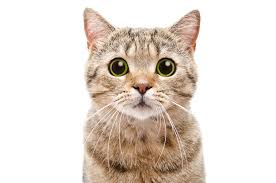
#> input picture images/cat.jpg, 276 x 183 px
$ python main.py -img images/cat.jpg
#> lines starting #> are read from the running program, lines starting #| are printed output that depends on the picture; after the words box and inside, x2 and y2 are one past the last pixel; in counts of white or black regions, pixels touching at a corner belong together
#> further down, image is the input picture: shape (183, 276, 3); mean B, G, R 211, 219.3, 229.2
### edges.py
# Line Art Creator: Convert images to line art using openCV
#
# @file  : edges.py
# @brief : Performs edge extraction
# @author: Rutuparn Pawar <InputBlackBoxOutput>
# @date_created : 12 Aug 2020

#--------------------------------------------------------------------------------------
import sys
# try:
import cv2
import numpy as np
import utils
# [6 lines of commented-out code are left out]
def detectEdges(imgFile, alpha=60, isFile=False, show=False, download=False):
#> called with alpha = 60, isFile = False, show = False, download = False
	if isFile == True:
		print(f"Extracting edges from: {imgFile}")
		img = cv2.imread(imgFile)
	else:
		img = imgFile

	# Preprocessing image
	try:
		gray = cv2.cvtColor(img, cv2.COLOR_BGR2GRAY)
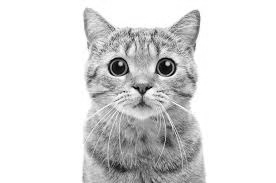
#> gray: shape (183, 276); min 3, max 255, mean 221.3
		gaussian = cv2.GaussianBlur( gray,(5,5),0)
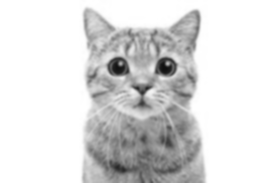
#> gaussian: shape (183, 276); min 16, max 255, mean 221.3
		median = cv2.medianBlur(gaussian, 3)
		bilateral = cv2.bilateralFilter(median, 7, 50, 50)
	except:
		print("Something went wrong!")
		sys.exit()

	# edges = cv2.Canny(bilateral, 60, 120, L2gradient=True)
	edges = cv2.Canny(bilateral, alpha, alpha+60, L2gradient=False)
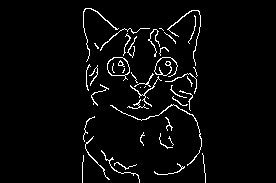
#> edges: shape (183, 276); 3.6% white in thin lines or dots, all inside (x1, y1, x2, y2) = (82, 8, 206, 183)

	if show == True:
		utils.showImage(gray, "Grayscale image")
		utils.showImage(gaussian, "Gaussian Blur")
		utils.showImage(median, "Median Blur")
		utils.showImage(bilateral, "Bilateral filtered image")
		utils.showImage(edges, "Edges")

	if download == True:
		utils.downloadImage(edges, f"{imgFile.split('.')[0]}_edges.png")

	return edges
#------------------------------------------------------------------------------------------------
# EOF

### thinner.py
# Line Art Creator: Convert images to line art using openCV
#
# @file  : thinner.py
# @brief : Performs thinning of edges using Guo-Hall thinning
# @author: Rutuparn Pawar <InputBlackBoxOutput>
# @date_created : 12 Aug 2020

#--------------------------------------------------------------------------------------
import sys
try:
	import itertools as it
	import numpy as np
	import matplotlib.pyplot as plt
except ImportError:
    print('Modules required by thinner.py not found')
    print('Use pip install -r requirements.txt to install modules')
    sys.exit()

#--------------------------------------------------------------------------------------
def thinner(src):
	def iteration(src, iter):
		marker = np.ones(src.shape, np.uint8)
		h,w = src.shape
		changed = 0
		for j,i in np.transpose(np.nonzero(src)):
			if i==0 or i==w-1: continue
			if j==0 or j==h-1: continue
			assert src.item(j,i)!=0
			p2 = src.item((j,   i-1))
			p3 = src.item((j+1, i-1))
			p4 = src.item((j+1, i))
			p5 = src.item((j+1, i+1))
			p6 = src.item((j,   i+1))
			p7 = src.item((j-1, i+1))
			p8 = src.item((j-1, i))
			p9 = src.item((j-1, i-1))
			C = ((~p2 & (p3 | p4)) + (~p4 & (p5 | p6)) + (~p6 & (p7 | p8)) + (~p8 & (p9 | p2)))
			N1 = (p9 | p2) + (p3 | p4) + (p5 | p6) + (p7 | p8)
			N2 = (p2 | p3) + (p4 | p5) + (p6 | p7) + (p8 | p9)
			N = min(N1, N2)
			if iter==0:
				m = (p8 & (p6 | p7 | ~p9))
			else:
				m = (p4 & (p2 | p3 | ~p5))
			# print i,j
			# print p2, p3,p4,p5,p6,p7,p8,p9
			# print "C",C, "N",N, "m", m
			if C==1 and 2<= N <=3 and m==0:
				marker.itemset((j,i),0)
				changed += 1
		return src & marker, changed

	dst = src.copy()
	i=0;
	while True:
		i+=1
		# now = time.clock()
		dst, changed  = iteration(dst, 0)
		dst, changed2 = iteration(dst, 1)
		# dst, changed  = c_iteration(dst, 0)
		# dst, changed2 = c_iteration(dst, 1)

		# print time.clock() - now
		d = changed + changed2
		if d == 0:
			break
#> this loop made 3 passes
#> (changed2, d) on passes 1 to 3: (389, 389), (0, 21), (0, 0)
#> pass 1, in thinner, `dst, changed2 = iteration(dst, 1)`:
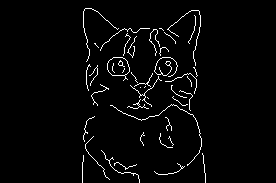
#> dst: shape (183, 276); values 0 (black) and 1 (white), 2.9% white in thin lines or dots, all inside (x1, y1, x2, y2) = (82, 8, 206, 183)
#> after the loop, i = 3

	return dst

#--------------------------------------------------------------------------------------
def thinEdges(edges, show=False):
	thinned = thinner(edges)

	if show == True:
		plt.plot(), plt.imshow(255 - thinned, cmap="gray") # Image inverted
		plt.title("O/P"), plt.xticks([]), plt.yticks([])
		plt.show()
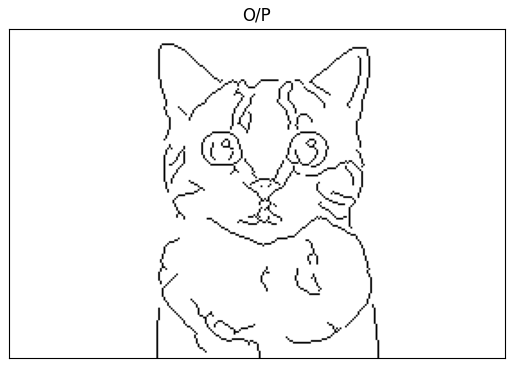
#> figure drawn by matplotlib, 1 panel

	return thinned
#--------------------------------------------------------------------------------------
# EOF

### main.py
# Line Art Creator: Convert images to line art using openCV
#
# @file  : main.py
# @brief : Provides entrypoint
# @author: Rutuparn Pawar <InputBlackBoxOutput>
# @date_created : 18 Dec 2020

import os, sys, argparse
import cv2
import edges
import thinner
import segmenter

#------------------------------------------------------------------------------------------------
parser = argparse.ArgumentParser(description='Extracts edges from an image')
parser.add_argument("-img", type=str, help="extract edges from this image", default=None)
parser.add_argument("-alpha", type=int, help="use if very few or no edges detected [Accepts values from 0 to 200]", default=60)
parser.add_argument("-colour", type=bool, help="add colour to the lines", default=False)
parser.add_argument("-k", type=int, help="number of cluster to find while segmenting the image (Use only when colour option is defined)", default=5)
args = parser.parse_args()

#------------------------------------------------------------------------------------------------
if __name__ == '__main__':
	# [5 lines of commented-out code are left out]

	if args.img != None:
		print("Processing please wait ... ", end="")
		image = cv2.imread(args.img)
		e = edges.detectEdges(image, args.alpha)

		if args.colour:
			t = thinner.thinEdges(e)
			segmenter.colouredEdges(image, t, k=args.k, show=True)

		else:
			thinner.thinEdges(e, show=True)
		print("Done")

	else:
		print("Please provide an image using the -img option")
		sys.exit()

#------------------------------------------------------------------------------------------------
	# EOF
